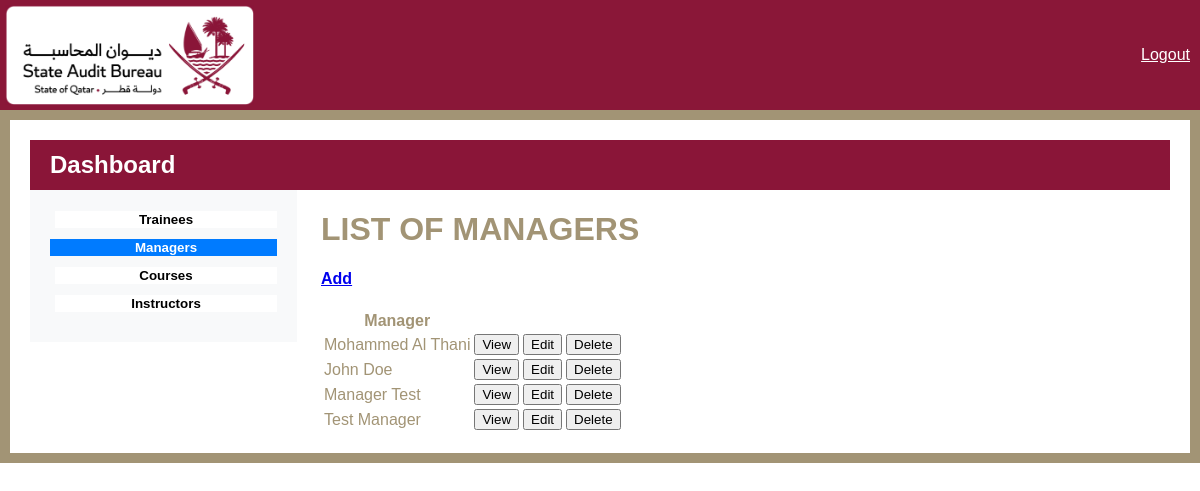
Before: /managers/ with the older database file.
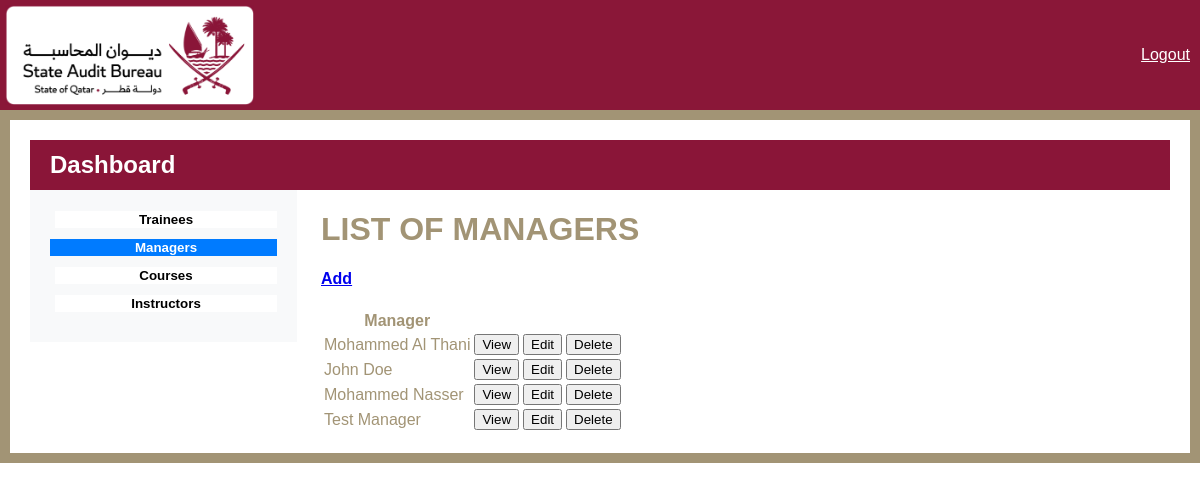
After: the same page with the newer database file.
### base/models.py (models this page shows)
class Manager(models.Model):
    manager = models.OneToOneField(CustomUser, on_delete=models.CASCADE)
    phone = models.CharField(max_length=100)
    organization = models.CharField(max_length=100)
    def __str__(self):
            return self.manager.first_name + ' ' + self.manager.last_name

### accounts/models.py (models this page shows, shortened)
class CustomUser(AbstractUser):
    username = models.CharField(max_length=11, unique=True)
    email = models.EmailField(max_length=254)
    first_name = models.CharField(max_length=30)
    last_name = models.CharField(max_length=30)
    ROLE_CHOICES = (
        ('trainee', 'Trainee'),
        ('admin', 'Admin'),
        ('manager', 'Manager'),
    )
    role = models.CharField(max_length=10, choices=ROLE_CHOICES, default="trainee")
    secret_key = models.CharField(max_length=16, blank=True, null=True)
    USERNAME_FIELD = "username"
    REQUIRED_FIELDS = "email", "first_name", "last_name", "role"

### base/views.py (the view)
# urls.py: path('managers/', manager_list, name="managers"),
def manager_list(request):
    managers = Manager.objects.all()
    context = {'managers': managers}
    return render(request, 'base/admin_dashboard/manager_list.html', context)

### base/templates/base/admin_dashboard/manager_list.html (shortened to what this page needs)
{% load static %}
<!DOCTYPE html>
<html>
   <head>
      <link rel="stylesheet" href="https://cdnjs.cloudflare.com/ajax/libs/font-awesome/6.3.0/css/all.min.css" />
	  <link rel="stylesheet" href="https://cdnjs.cloudflare.com/ajax/libs/bootstrap/5.3.0-alpha1/css/bootstrap-grid.min.css" />
    <link rel="stylesheet" href="{% static 'css/reg_style.css' %}">
</head>
   <body>
    <div class="header">
      <div class="logo">
         <img src="{% static 'img/primary-rgb-state-audit-bureau-1@2x.png' %}" alt="Logo">
       </div>
       <div class="language-toggle">
         <span ><a  style="color:white;"class="hello-msg" href="{% url 'logout' %}">Logout</a></span>
      </div>
    </div>
<div class="gold-border container-fluid">
   <div class="maroon-bar">
      <h2>Dashboard</h2>
   </div>
   <div class="row">
      <div class="col-lg-3 col-md-4 col-sm-5 bg-light order-sm-1">
         <div class="left-pane">
            <a href="{% url 'trainees' %}"><button class="btn" id="trainees-button">Trainees</button></a>
            <a href="{% url 'managers' %}"><button class="btn active" id="managers-button">Managers</button></a>
            <a href="{% url 'courses' %}"><button class="btn" id="courses-button">Courses</button></a>
            <a href="{% url 'instructors' %}"><button class="btn" id="managers-button">Instructors</button></a>
         </div>
      </div>
      <div class="col-lg-9 col-md-8 col-sm-7 bg-secondary order-sm-2">
               <div id="trainees-content">
                  <h1>LIST OF MANAGERS</h1>
                  <h4><a href="{% url 'manager-create' %}">Add</a></h4>
                  <table>
                     <tr>
                         <th>Manager</th>
                         <th></th>
                         <th></th>
                         <th></th>
                     </tr>
                     {% for manager in managers %}
                     <tr>
                        <td>{{manager}}</td>
                        <td><a href="{% url 'manager' manager.id %}"><button class="btn btn-outline-primary btn-sm mr-2">View</button></a></td>
                        <td><a href="{% url 'manager-update' manager.id %}"><button class="btn btn-outline-success btn-sm">Edit</button></a></td>
                        <td><a href="{% url 'manager-delete' manager.id %}"><button class="btn btn-outline-success btn-sm">Delete</button></a></td>
                     </tr>
                     {%empty%}
                     <h3>No managers</h3>
                     {% endfor %}
                 </table>
               </div>
</body>
</html>

Changed rows visible on the page:
changed through a linked row, Manager: manager.last_name "Manager Test" → "Mohammed Nasser"
